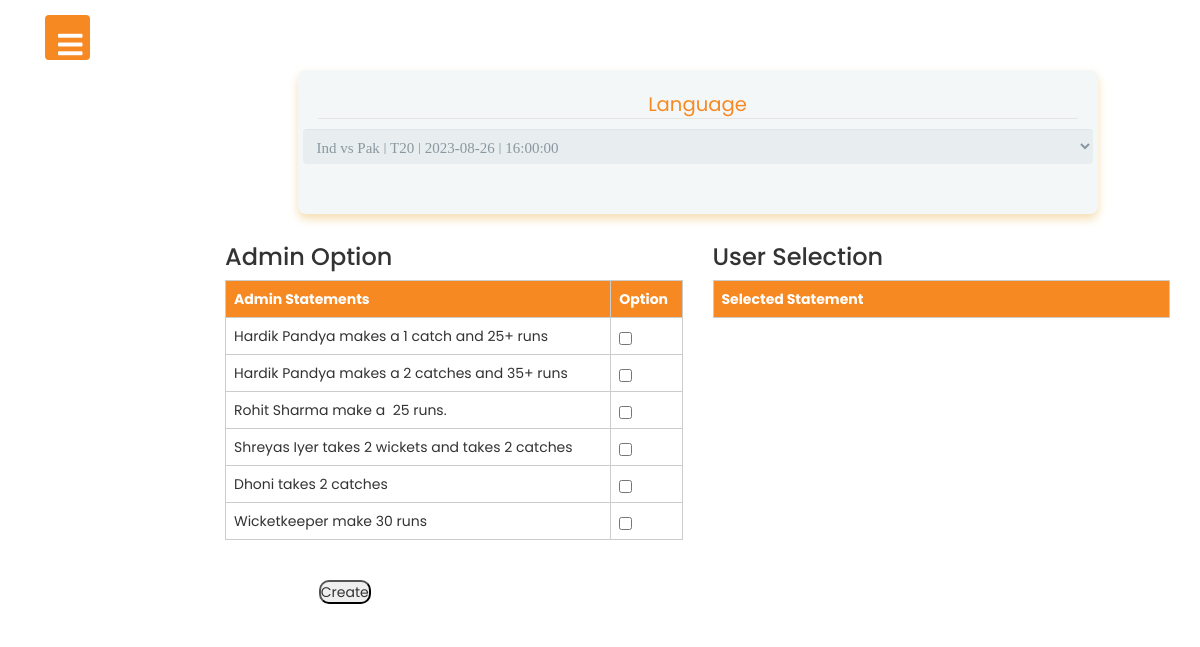
Page /language.php on the committed database.
### tables this page shows
CREATE TABLE `master_match_stme` (
  `id` int(11) NOT NULL,
  `league_id` int(11) NOT NULL,
  `category` varchar(50) NOT NULL,
  `statement` text NOT NULL
);

### language.php (the view, shortened to what this page needs)
<!DOCTYPE html>
<html lang="en" dir="ltr">
   <head>
      <link rel="stylesheet" href="style.css">
      <link rel="stylesheet" href="https://maxcdn.bootstrapcdn.com/bootstrap/3.4.1/css/bootstrap.min.css">
      <link rel="stylesheet" href="https://cdnjs.cloudflare.com/ajax/libs/font-awesome/5.15.3/css/all.min.css"/>
   </head>
   <body>
      <div class="btn">
         <span class="fas fa-bars"></span>
      </div>
      <br><br><br>
      <div class="container">
            <div class="row">
                <div class="col-md-10 col-md-offset-2" id="form" >
                      <div class="form-group">
                          <div class="form-style-5">
                          <legend style="color: rgb(247,137,35);text-align:center;">Language</legend>
                          <div class="row">
                          <select id="stmtleag" name="stmtleague">
                            <?php
                            $conn=  mysqli_connect('localhost', 'root','','cricket');
                            if($conn)
                            {
                                $query="SELECT league_name,matchtype,time,date FROM `league`";
                                $result=mysqli_query($conn, $query);
                                if($result)
                                {
                                $options = [];
                                while ($row = $result->fetch_assoc()) {
                                    $matchInfo = $row["league_name"] . " | " . $row["matchtype"] . " | " . $row["date"] . " | " . $row["time"];
                                    $options[] = $matchInfo;
                                }
                                foreach ($options as $option) {
                                    echo '<option value="' . $option . '">' . $option . '</option>';
                                }
                                }
                            }
                            ?>
                      </select>
                          </div>
                        </div>
                        <div class="row h">
                            <div class="col-md-6" >
                                <h3>Admin Option</h3>
                                        <?php
                                           $conn = mysqli_connect('localhost', 'root', '', 'cricket');
                                            if ($conn) {
                                                $query = "SELECT * FROM `master_match_stme`";
                                                $result = mysqli_query($conn, $query);
                                                if ($result) {
                                                    echo "<table id='firsttable'>";
                                                    echo "<tr><th>Admin Statements</th><th>Option</th></tr>";
                                                    while ($row = $result->fetch_assoc()) {
                                                        echo "<tr>";
                                                        echo "<td>" . $row["statement"] . "</td>";
                                                        echo "<td><input type='checkbox' class='checkbox' data-statement='{$row['statement']}' name='selected_rows[]'></td>";
                                                        echo "</tr>";
                                                    }
                                                    echo "</table>";
                                                }
                                            }
                                            ?>
                            </div>
                            <div class="col-md-6">
                                <h3>User Selection</h3>
                                    <table id="secondTable">
                                        <thead>
                                            <tr>
                                                <th>Selected Statement</th>
                                            </tr>
                                        </thead>
                                    </table>
                            </div>
                            <div class="col-md-12">
                                <div class="col-md-7 col-md-offset-1"><br><br>
                                    <input type="submit" value="Create"  id='saves' style="border-radius:10px;"/>
                                </div>
                        </div>
                    </div>
                </div>
            </div>
    </div>
   </body>
</html>

### style.css (style rules this page uses)
* { margin: 0; padding: 0; user-select: none; box-sizing: border-box; font-family: 'Poppins', sans-serif; }
.btn { position: absolute; top: 15px; left: 45px; height: 45px; width: 45px; text-align: center; background: rgb(247,137,35); border-radius: 3px; cursor: pointer; transition: left 0.4s ease; }
.btn span { color: white; font-size: 28px; line-height: 45px; }
.form-style-5 { max-width: 800px; padding: 10px 20px; background: #f4f7f8; margin: 10px auto; padding: 20px; background: #f4f7f8; border-radius: 8px; box-shadow: 0 5px 10px wheat; font-family: Georgia, "Times New Roman", Times, serif; }
.form-style-5 legend { font-size: 1.4em; margin-bottom: 10px; }
.form-style-5 input[type="text"], .form-style-5 input[type="date"], .form-style-5 input[type="datetime"], .form-style-5 input[type="email"], .form-style-5 input[type="number"], .form-style-5 input[type="search"], .form-style-5 input[type="time"], .form-style-5 input[type="url"], .form-style-5 textarea, .form-style-5 select { font-family: Georgia, "Times New Roman", Times, serif; background: white; border: none; border-radius: 4px; border-color: wheat; font-size: 15px; margin: 0; outline: 0; padding: 10px; width: 100%; box-sizing: border-box; -webkit-box-sizing: border-box; -moz-box-sizing: border-box; background-color: #e8eeef; color:#8a97a0; -webkit-box-shadow: 0 1px 0 rgba(0,0,0,0.03) inset; box-shadow: 0 1px 0 rgba(0,0,0,0.03) inset; margin-bottom: 30px; }
.form-style-5 select { -webkit-appearance: menulist-button; height:35px; }
table { border-collapse: collapse; width: 100%; }
th, td { padding: 15px; }
table th { background-color: rgb(247,137,35); color: white; border: 1px solid #ddd; text-align:left; }

### language.php (style rules this page uses)
#secondTable, #firsttable { border-collapse: collapse; width: 100%; margin-right: 40px; border: 1px solid #ccc; }
#secondTable th,#firsttable th ,#secondTable td, #firsttable td { border: 1px solid #ccc; padding: 8px; text-align: left; }
legend { font-size: 1.4em; margin-bottom: 10px; }

### rows in the picture
master_match_stme: statement "Hardik Pandya makes a 1 catch and 25+ runs"
master_match_stme: statement "Hardik Pandya makes a 2 catches and 35+ runs"
master_match_stme: statement "Rohit Sharma make a 25 runs."
master_match_stme: statement "Shreyas Iyer takes 2 wickets and takes 2 catches"
master_match_stme: statement "Dhoni takes 2 catches"
master_match_stme: statement "Wicketkeeper make 30 runs"

### other values in the picture
form field stmtleague "Ind vs Pak | T20 | 2023-08-26 | 16:00:00"
